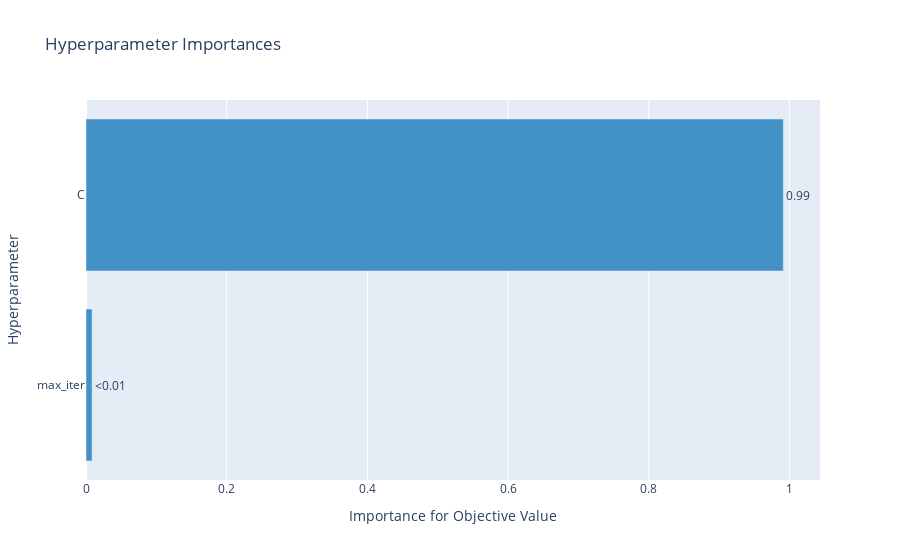
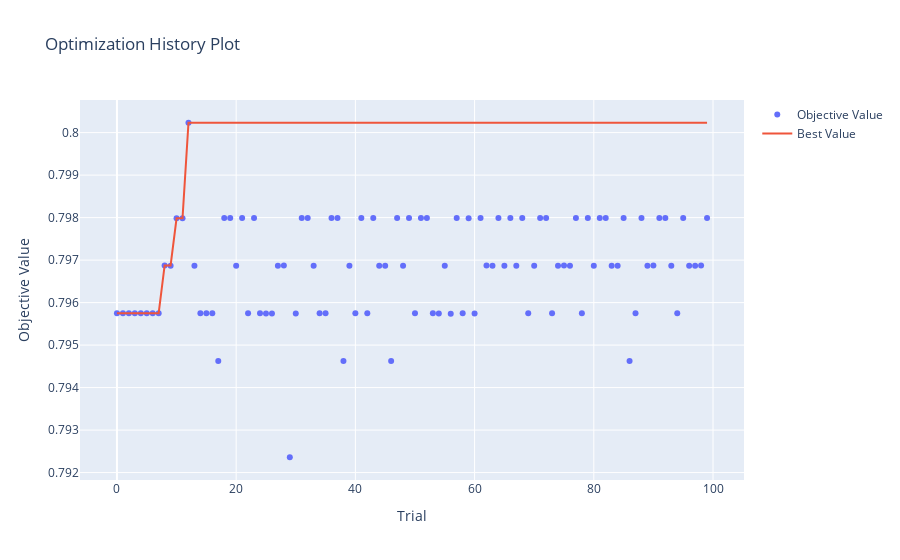

The cell these charts' notebook holds for them, in order:
### Markdown cell above
lr

### Code cell
study_lr = optuna.create_study(direction='maximize')
study_lr.optimize(lambda trial : objective(trial, 'lr'), n_trials=100)

print(f'Best score: {study_lr.best_trial.value},\nBest params: {study_lr.best_trial.params}')

display(optuna.visualization.plot_param_importances(study_lr))
display(optuna.visualization.plot_optimization_history(study_lr))
